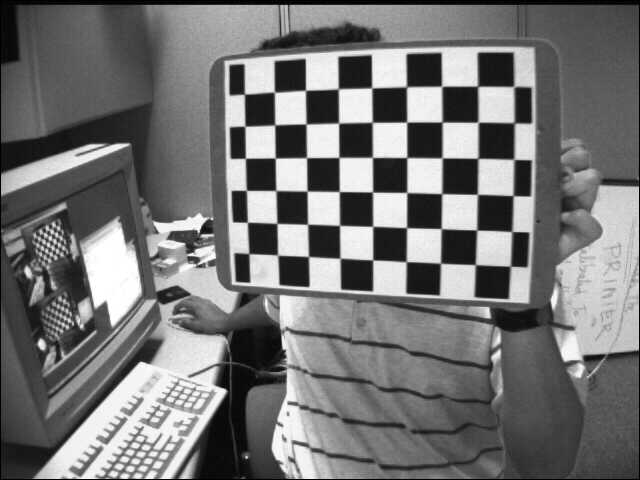
#> input picture data/calib/left01.jpg, 640 x 480 px
$ python -i features.py   (imports and definitions only)
#> lines starting #> are read from the running program, lines starting #| are printed output that depends on the picture
#> further down, picture is the input picture: shape (480, 640); min 0, max 255, mean 116.6
"""Interest points and two-view matching (rubric 1.3).

Includes a from-scratch Harris detector (NumPy/SciPy) alongside OpenCV's SIFT/ORB,
and a matching routine using Lowe's ratio test followed by RANSAC.
"""
from __future__ import annotations

import cv2
import numpy as np
from scipy import ndimage


# ----------------------------------------------------------------- Harris from scratch
def harris_response(gray, sigma=1.5, k=0.05):
    """Harris corner response R = det(M) - k * trace(M)^2.

    M is the structure tensor: image-gradient products smoothed by a Gaussian window.
    Derivatives use Sobel on a float image; k=0.05 is within the usual 0.04-0.06 range.
    """
#> called with sigma = 1.5, k = 0.05
    g = gray.astype(np.float32) / 255.0
    Ix = ndimage.sobel(g, axis=1)
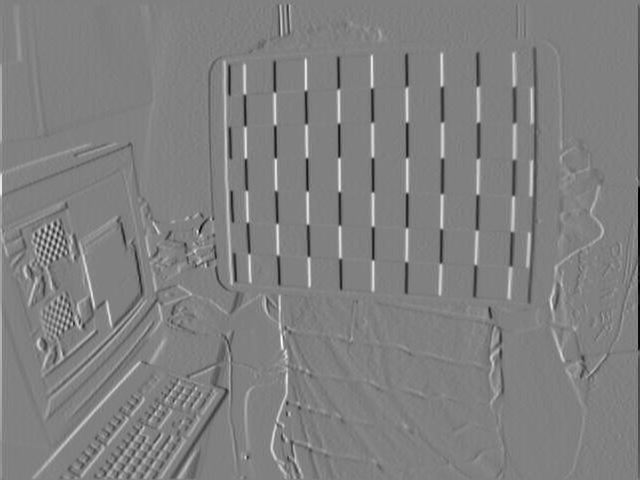
#> Ix: shape (480, 640) float32; min -3.36, max 3.3, mean -3.78e-06; drawn with min black and max white
    Iy = ndimage.sobel(g, axis=0)
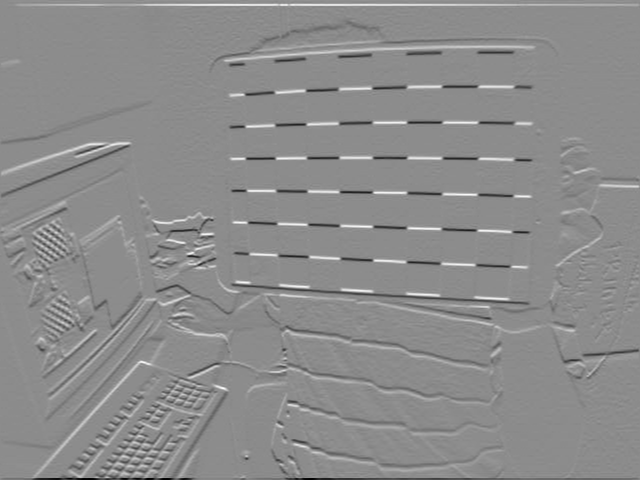
#> Iy: shape (480, 640) float32; min -3.89, max 3.18, mean 4.09e-05; drawn with min black and max white
    Sxx = ndimage.gaussian_filter(Ix * Ix, sigma)
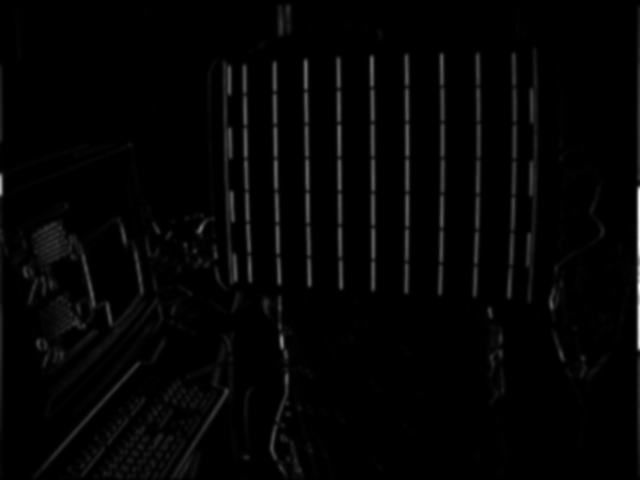
#> Sxx: shape (480, 640) float32; min 0, max 8.52, mean 0.159; drawn with min black and max white
    Syy = ndimage.gaussian_filter(Iy * Iy, sigma)
    Sxy = ndimage.gaussian_filter(Ix * Iy, sigma)
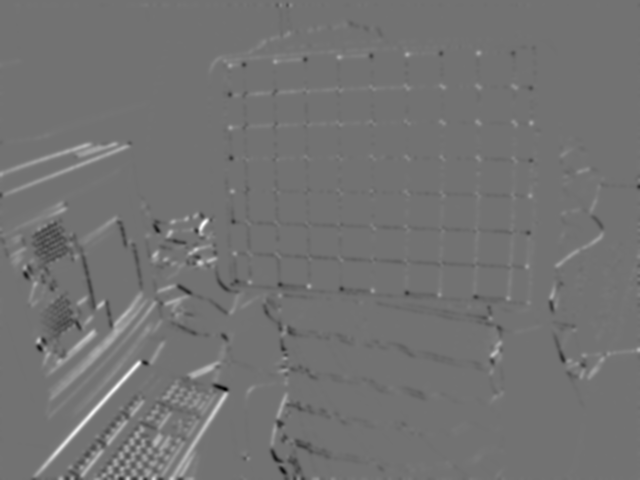
#> Sxy: shape (480, 640) float32; min -1.24, max 1.52, mean 0.00846; drawn with min black and max white
    det = Sxx * Syy - Sxy ** 2
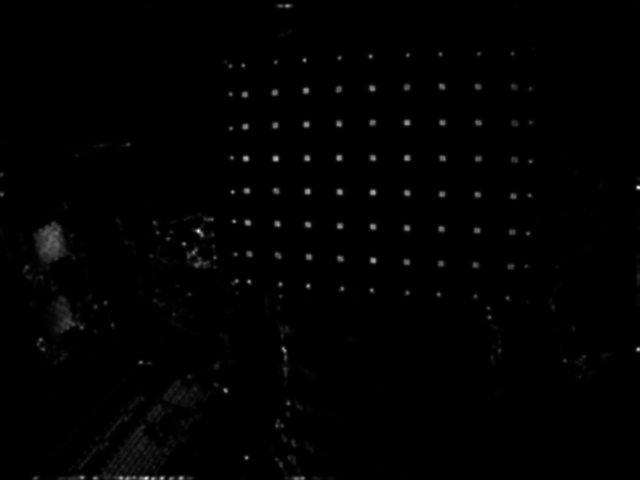
#> det: shape (480, 640) float32; min 0, max 2.87, mean 0.0215; drawn with min black and max white
    tr = Sxx + Syy
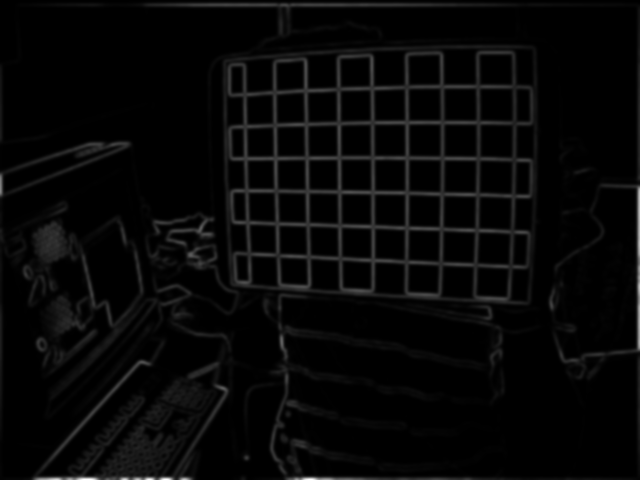
#> tr: shape (480, 640) float32; min 0, max 11.58, mean 0.348; drawn with min black and max white
    return det - k * tr ** 2
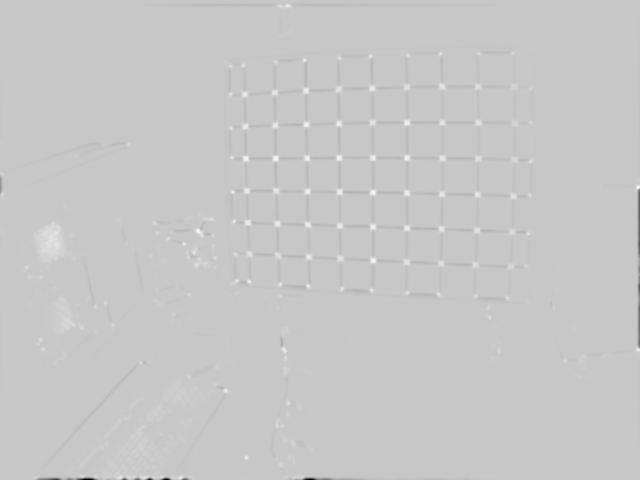
#> returned value: shape (480, 640) float32; min -6.67, max 1.85, mean -0.00935; drawn with min black and max white


# [98 lines left out: functions harris_corners, detect_and_describe, match_ratio_test, estimate_homography, match_pair, draw_matches and 3 more, not called in this run]

>>> import cv2
>>> picture = cv2.imread('../data/calib/left01.jpg', cv2.IMREAD_GRAYSCALE)
>>> result = harris_response(picture)

$ run again, on data/calib/left02.jpg
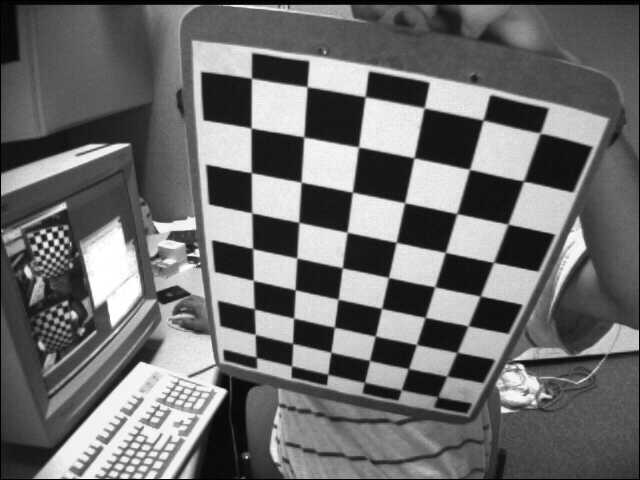
#> input picture data/calib/left02.jpg, 640 x 480 px
#> picture is the input picture: shape (480, 640); min 0, max 255, mean 109
#> in harris_response, `tr = Sxx + Syy`:
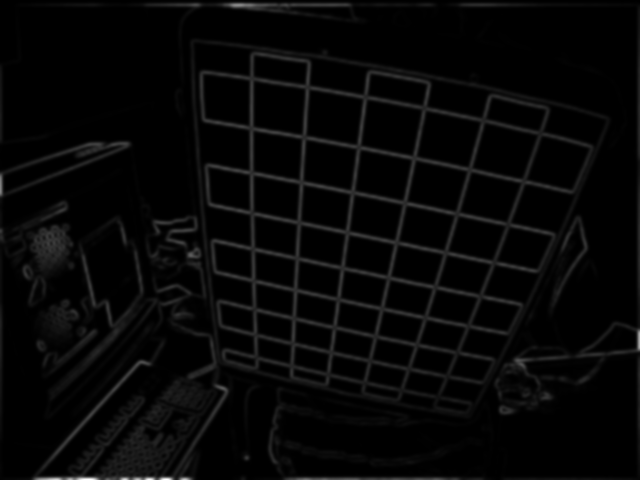
#> tr: shape (480, 640) float32; min 0, max 11.45, mean 0.324; drawn with min black and max white
#> in harris_response, `return det - k * tr ** 2`:
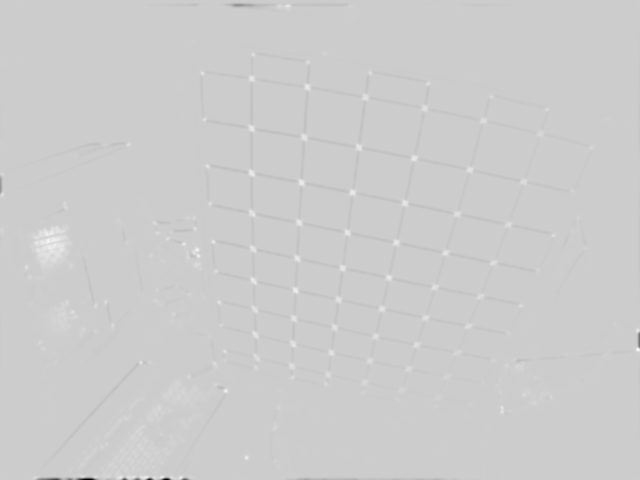
#> returned value: shape (480, 640) float32; min -6.5, max 1.59, mean -0.00691; drawn with min black and max white

$ run again, on data/calib/left03.jpg
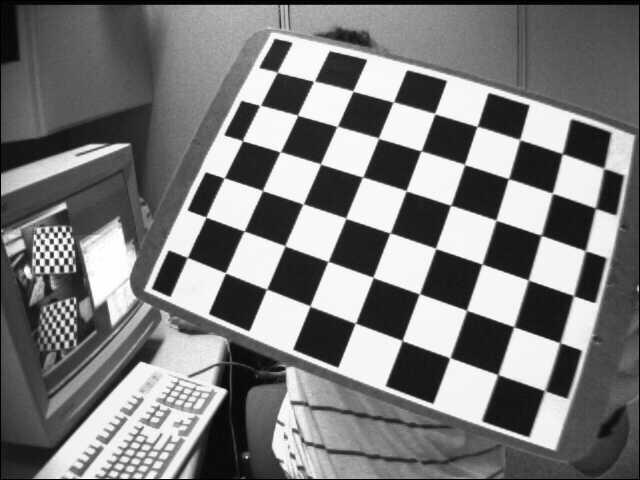
#> input picture data/calib/left03.jpg, 640 x 480 px
#> picture is the input picture: shape (480, 640); min 0, max 255, mean 122.9
#> in harris_response, `tr = Sxx + Syy`:
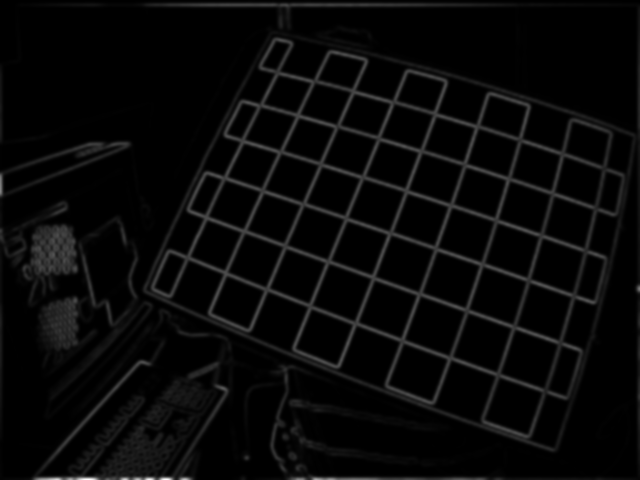
#> tr: shape (480, 640) float32; min 0, max 11.71, mean 0.401; drawn with min black and max white
#> in harris_response, `return det - k * tr ** 2`:
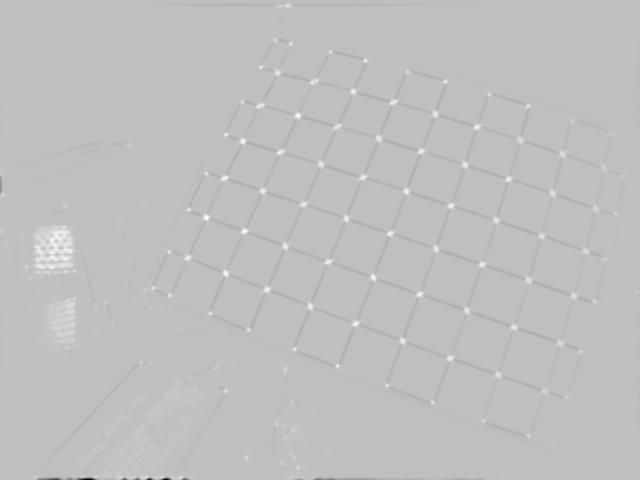
#> returned value: shape (480, 640) float32; min -6.84, max 2.25, mean -0.00738; drawn with min black and max white

$ run again, on data/calib/left04.jpg
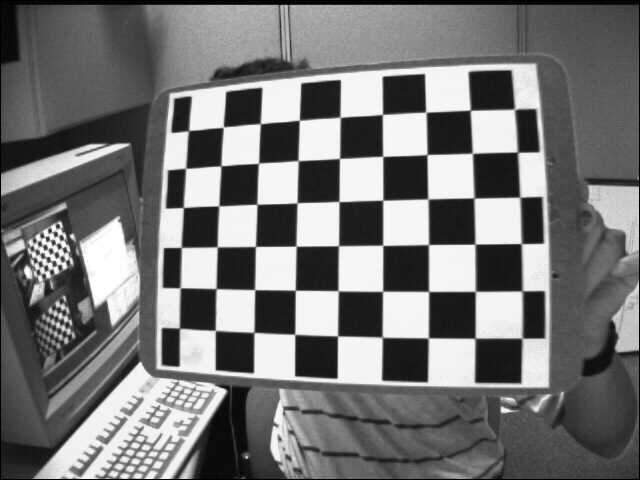
#> input picture data/calib/left04.jpg, 640 x 480 px
#> picture is the input picture: shape (480, 640); min 0, max 255, mean 117.8
#> in harris_response, `return det - k * tr ** 2`:
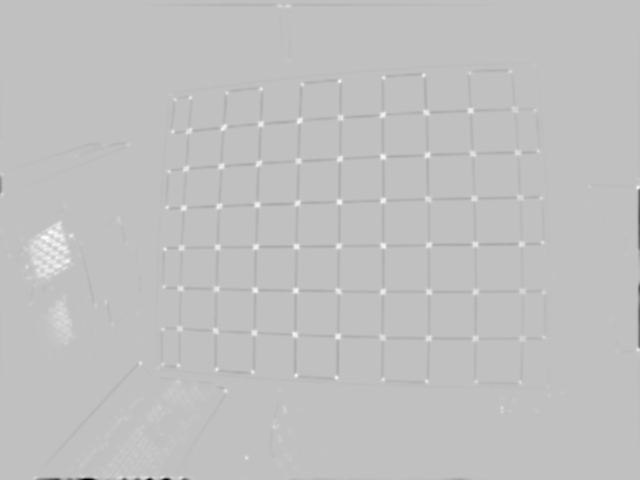
#> returned value: shape (480, 640) float32; min -6.67, max 2.15, mean -0.0114; drawn with min black and max white
